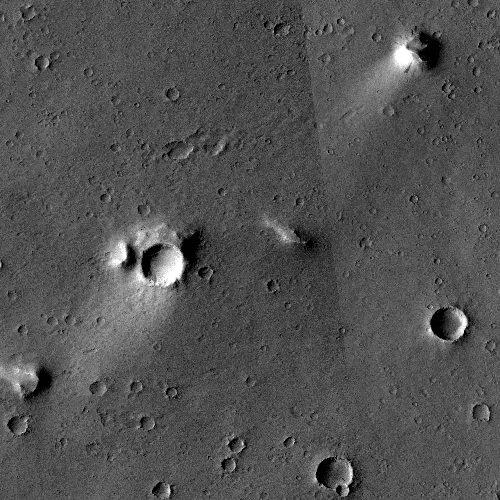
#> input picture demo_img.png, 500 x 500 px; its folder holds only this picture in this run
$ python deploy.py
#> lines starting #> are read from the running program, lines starting #| are printed output that depends on the picture
#> the answer given: demo_img.png
#> in get_image, img is the input picture: shape (500, 500, 3); min 1, max 255, mean 81.8
### processing.py
import cv2
import pandas as pd
import numpy as np
import matplotlib.pyplot as plt
import torch

from cv2 import equalizeHist, createCLAHE

def standardize_image(img):
    amu = 99.5
    asd = 33.2
    mu = img.mean()
#> mu = 81.83
    sd = img.std()
#> sd = 25.37
    dmu = mu-amu
#> dmu = -17.67
    dsd = sd/asd
#> dsd = 0.764
    new_img = img.copy().astype(float)
    new_img -= dmu
    olmean = new_img.mean()
#> olmean = 99.5
    new_img -= olmean
    new_img /= dsd
    new_img += olmean
    new_img = np.where(new_img>255, 255, new_img)
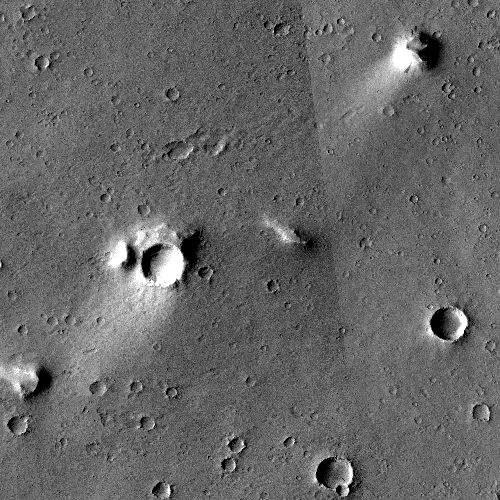
#> new_img: shape (500, 500, 3) float64; min -6.28, max 255, mean 99.3; drawn with min black and max white
    new_img = np.where(new_img<0, 0, new_img)
    new_img = new_img.astype(np.uint8)
    return new_img

def make_channels(input_image):
    """Converts image to three channels:
    1: unaltered image
    2: Histogram equalized image
    3: CLAHE image
    """
    ch1 = np.array(input_image)
    ch2 = equalizeHist(ch1)
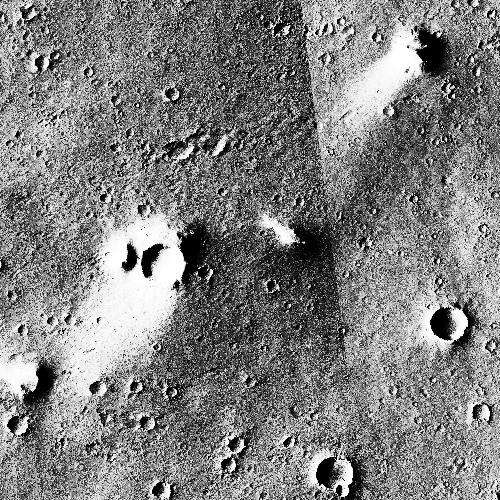
#> ch2: shape (500, 500); min 0, max 255, mean 128.1
    clahe = createCLAHE(clipLimit=2.0, tileGridSize=(8,8))
    ch3 = clahe.apply(ch1)
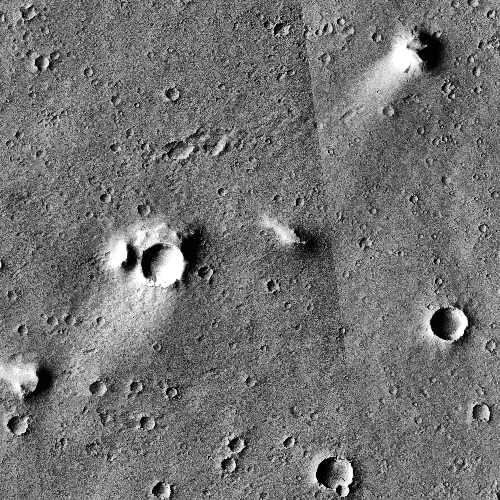
#> ch3: shape (500, 500); min 1, max 255, mean 114.9
    image = [ch1, ch2, ch3]
    image = [np.expand_dims(x, axis=-1) for x in image]
#> image = 3 items
    image = np.concatenate(image, axis=-1)
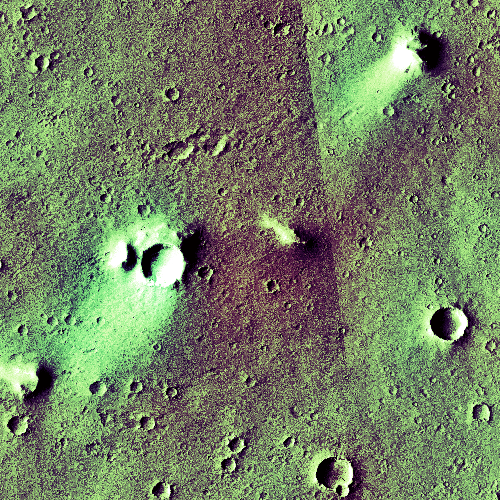
#> image: shape (500, 500, 3); mean of channels 0, 1, 2 98.8, 128.1, 114.9; drawn as B, G, R
    return image

def get_image(crater, clahe=True, absolute=False):
    """Loads an image to memory, returns array"""
    if absolute:
        path = crater
    else:
        name = crater.split('.')[0]
        path = './images/{}.png'.format(name)
    img = cv2.imread(path)
    if img is None:
        raise Exception('Image file not found.')
    img = standardize_image(img)
    if clahe:
        img = make_channels(img[:, :, 0])
    return img

# [286 lines left out: functions get_grid, get_aligned, extract_crater, plot_example, create_labeled_example, get_images and 15 more, not called in this run]

### deploy.py
#Script to contain production prototype for model.
import pandas as pd
from models import CraterModel, Predictor
from processing import get_image
import pickle

import matplotlib.pyplot as plt
from matplotlib.patches import Circle

class DetectionManager(object):
    """
    Manages detection events.

    Keeps a running record of detections
    """
    def __init__(self, img, predictor_path ='./models/predictor1.pkl'):
#> (the run stopped early here; a loop or call above may not have finished)
